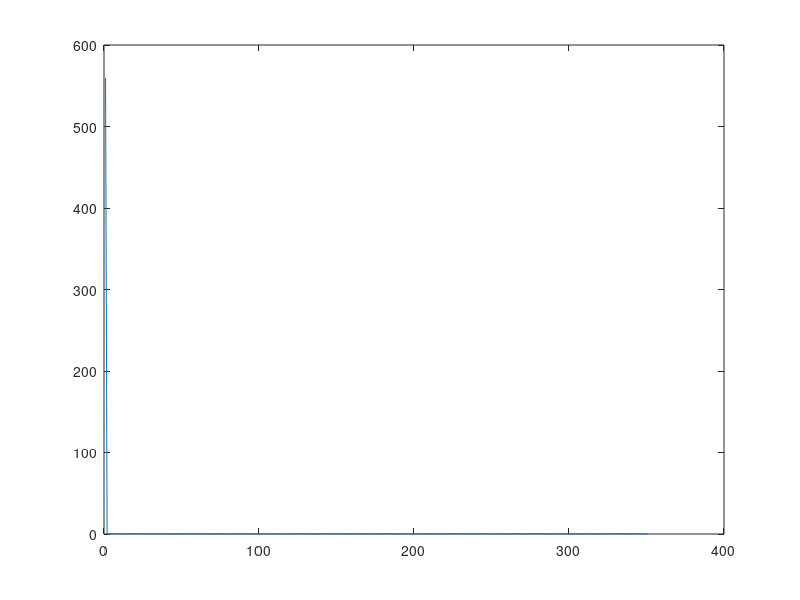

The MATLAB script that drew this image:
fid = fopen('oldEmgflexdata.txt', 'r');
data = fscanf(fid, '%f')
x = 1:351;
y = fft(data(650:1000,1));
Ymag = abs(y);
plot(x, Ymag)